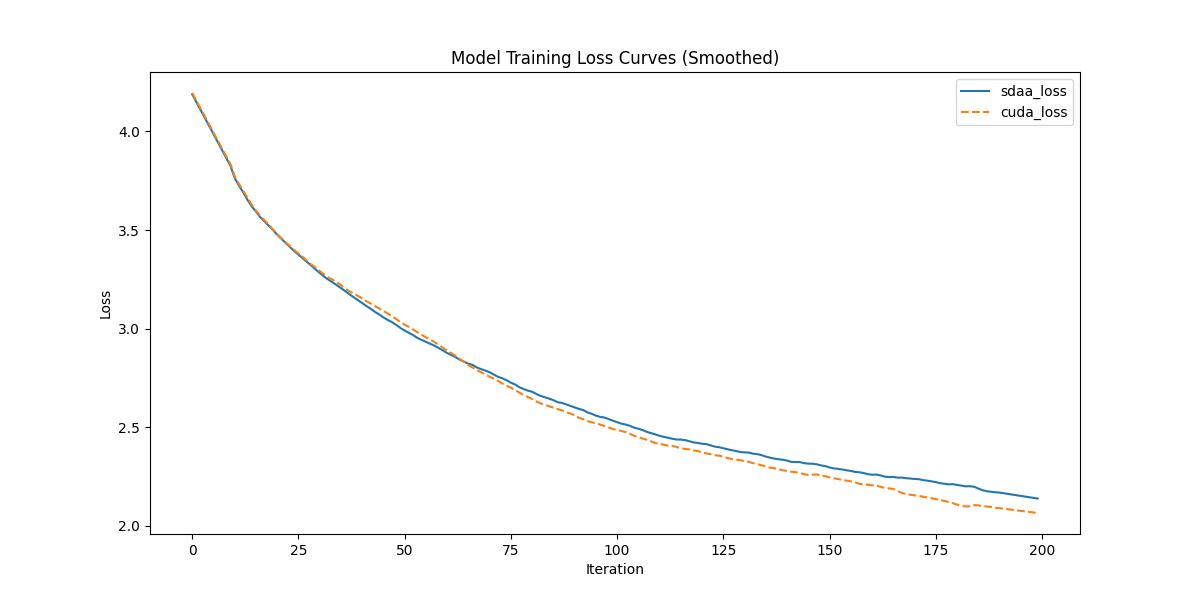

Recreate this plot in Python.
import re
import numpy as np
import matplotlib.pyplot as plt
from scipy.signal import savgol_filter

def compare_loss(benchmark_loss_array, sdaa_loss_array):

    def MeanRelativeError(cuda_loss, sdaa_loss):
        return ((sdaa_loss - cuda_loss) / cuda_loss).mean()

    def MeanAbsoluteError(cuda_loss, sdaa_loss):
        return (sdaa_loss - cuda_loss).mean()

    benchmark_mean_loss = benchmark_loss_array
    sdaa_mean_loss = sdaa_loss_array

    benchmark_compare_loss = benchmark_mean_loss
    sdaa_compare_loss = sdaa_mean_loss
    mean_relative_error = MeanRelativeError(benchmark_compare_loss, sdaa_compare_loss)
    mean_absolute_error = MeanAbsoluteError(benchmark_compare_loss, sdaa_compare_loss)

    # ===== 原打印（保留）=====
    print("MeanRelativeError:", mean_relative_error)
    print("MeanAbsoluteError:", mean_absolute_error)

    if mean_relative_error <= mean_absolute_error:
        print("Rule,mean_relative_error", mean_relative_error)
    else:
        print("Rule,mean_absolute_error", mean_absolute_error)

    print_str = f"{mean_relative_error=} <= 0.05 or {mean_absolute_error=} <= 0.0002"

    if mean_relative_error <= 0.05 or mean_absolute_error <= 0.0002:
        print('pass', print_str)
        result_line = f"pass {print_str}"
        ret_bool = True
    else:
        print('fail', print_str)
        result_line = f"fail {print_str}"
        ret_bool = False

    # ========== ★ 新增部分：把上述输出内容写入 result.txt ★ ==========
    with open("loss.txt", "w") as fw:
        fw.write(f"MeanRelativeError: {mean_relative_error}\n")
        fw.write(f"MeanAbsoluteError: {mean_absolute_error}\n")
        if mean_relative_error <= mean_absolute_error:
            fw.write(f"Rule,mean_relative_error {mean_relative_error}\n")
        else:
            fw.write(f"Rule,mean_absolute_error {mean_absolute_error}\n")
        fw.write(result_line + "\n")

    # =========================================================

    return ret_bool, print_str 

def parse_string(string):
    pattern=r"rank : (-?\d+)  train.loss : ([\d\.e-]+)"
    pattern1=r"loss ([\d\.e-]+)"
    pattern2 =r"train_loss ([\d\.e-]+)"
    match = re.findall(pattern, string) or re.findall(pattern1, string) or re.findall(pattern2, string)
    #print("xxxxx",match)
    return match

def parse_loss(ret_list):
    step_num=len(ret_list)
    loss_arr = np.zeros(shape=(step_num, ))
    i=0
    for loss in ret_list:
        loss = float(loss)
        loss_arr[i] = loss
        i+=1
        if i>=step_num: break
    print(loss_arr)
    return loss_arr


def plot_loss(sdaa_loss,a100_loss):
    fig, ax = plt.subplots(figsize=(12, 6))

    smoothed_losses = savgol_filter(sdaa_loss, 20, 1)
    x = list(range(len(sdaa_loss)))
    ax.plot(x, smoothed_losses, label="sdaa_loss")

    smoothed_losses = savgol_filter(a100_loss, 20, 1)
    x = list(range(len(a100_loss)))
    ax.plot(x, smoothed_losses, "--", label="cuda_loss")

    ax.set_xlabel("Iteration")
    ax.set_ylabel("Loss")
    ax.set_title("Model Training Loss Curves (Smoothed)")
    ax.legend()
    plt.savefig("loss.jpg")

if __name__=="__main__":
    from argparse import ArgumentParser,ArgumentTypeError
    parser = ArgumentParser(description='modelzoo')
    parser.add_argument('--sdaa-log', type=str,default="sdaa_nohup.out_1core_100step")
    parser.add_argument('--cuda-log', type=str,default="cuda_nohup.out_1card")
    args=parser.parse_args()

    sdaa_log = args.sdaa_log   
    with open(sdaa_log, 'r') as f:
        s = f.read()
    sdaa_res = parse_string(s)

    a100_log = args.cuda_log  
    with open(a100_log, 'r') as f:
        s = f.read()
    a100_res = parse_string(s)
    length=min(len(a100_res),len(sdaa_res))
    sdaa_loss = parse_loss(sdaa_res[:length])
    a100_loss = parse_loss(a100_res[:length])
    compare_loss(a100_loss, sdaa_loss) # 比较loss
    plot_loss(sdaa_loss,a100_loss) # 对比loss曲线图
